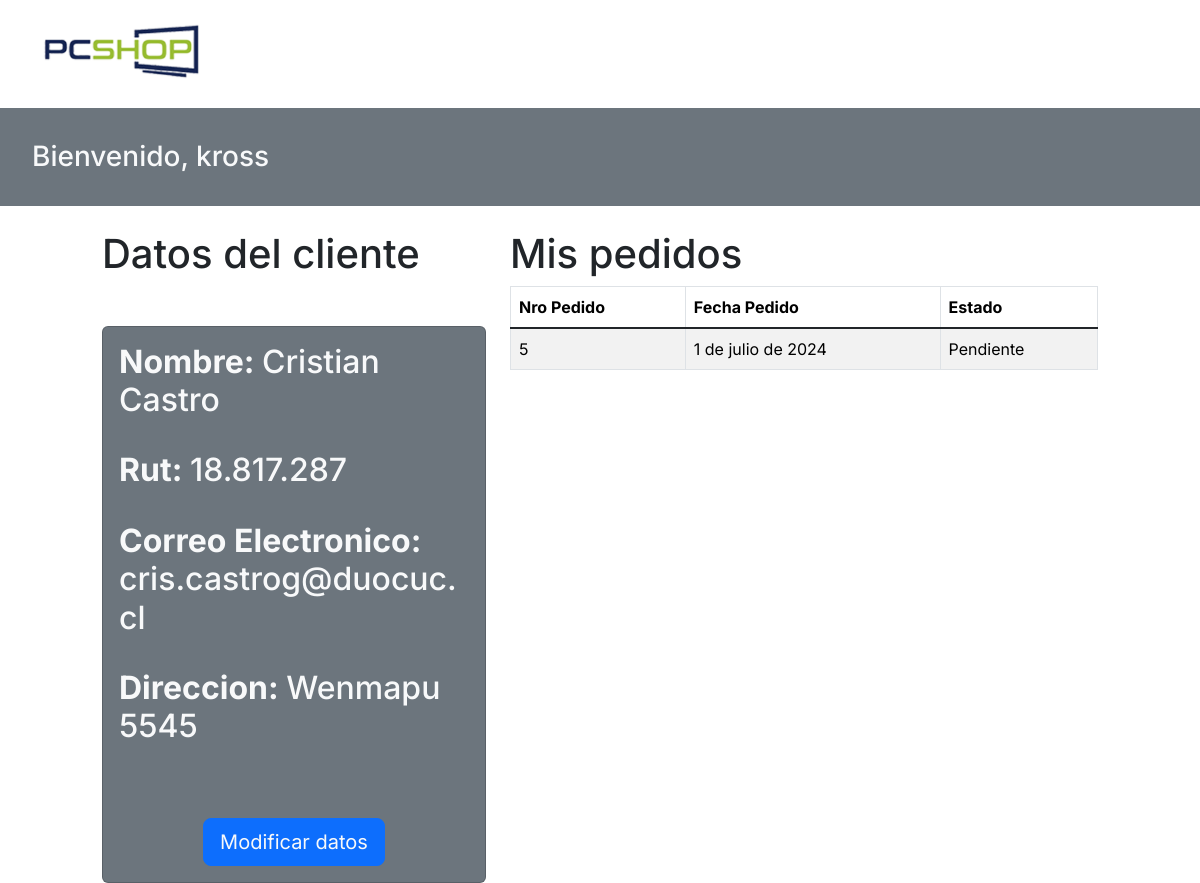
The app's page /perfil/ (signed in) with its own data.
### aplicacion/models.py (models this page shows)
class Cliente(models.Model):
    email=models.EmailField(primary_key=True, verbose_name='E-mail', null=False)
    rut=models.CharField(max_length=10, null = True)
    nombre=models.CharField(max_length=50, null=True)
    direccion=models.CharField(max_length=500, null=True)

class Pedido(models.Model):
    nro_pedido= models.AutoField(primary_key=True,null=False)
    email=models.ForeignKey(Cliente,on_delete=models.PROTECT)
    fecha_pedido = models.DateField(null=False)
    estado_pedido=models.CharField(default="Pendiente", max_length=10, null=False, choices=ESTADO_PEDIDO)
    productos = models.ManyToManyField(ProductoCarro)

### aplicacion/views.py (the view)
# urls.py: path('perfil/',perfil, name='perfil'),
def perfil(request):
    cliente, clienteCreado = Cliente.objects.get_or_create(email = request.user.email)
    pedidos = Pedido.objects.filter(email = cliente.email)
    datos = {
        'pedidos' : pedidos,
        'cliente' : cliente
    }
    return render(request,'aplicacion/perfil_usuario.html', datos)

### aplicacion/templates/aplicacion/perfil_usuario.html (shortened to what this page needs)
{% load static %}
{% load crispy_forms_tags %}
<!DOCTYPE html>
<html lang="es">
<head>
    <link rel="stylesheet" href="{% static "aplicacion/css/bootstrap.css" %}">
    <link rel="stylesheet" href="{% static "aplicacion/css/style.css" %}">
</head>
<body>
    <div class="row m-3">
        <div class="col-5" ><a href="{% url "index" %}"><img src="{% static "aplicacion/img/pcshop_logo.png" %}" alt="" height="76px"></a></div>
      </div>
    <div class="container-fluid bg-secondary p-2">
        <h3 class="m-4 text-light">Bienvenido, {{user.username}}</h3>
    </div>
    <br>
    <div class="row">
        <div class="col-1"></div>
        <div class="col-12 col-lg-4">
          <h1> Datos del cliente </h1>
            {% if cliente.rut == None %}
            <div class="card">
                <div class="card-body p-5">
                    <h2 class="card-title">Cliente sin datos, porfavor completa tu perfil</h2>
                    <div class="mt-3 mb-2 p-2 text-center">
                        <a href="{% url 'modificar_perfil' cliente.email %}" role="button" class="btn btn-secondary btn-lg text-light">Completar perfil</a>
                    </div>
                </div>
            </div>
            {% else %}
            <div class="card mt-5 bg-secondary">
                <div class="card-body">
                    <h2 class="card-text text-light"><span style="font-weight:bold;">Nombre: </span> {{cliente.nombre}}</h2><br>
                    <h2 class="card-text text-light"><span style="font-weight:bold;">Rut: </span>{{cliente.rut}}</h2><br>
                    <h2 class="card-text text-light"><span style="font-weight:bold;">Correo Electronico: </span>{{cliente.email}}</h2><br>
                    <h2 class="card-text text-light"><span style="font-weight:bold;">Direccion: </span>{{cliente.direccion}}</h2><br>
                </div>
                <div class="mt-3 mb-2 p-2 text-center">
                    <a href="{% url 'modificar_perfil' cliente.email %}" role="button" class="btn btn-primary btn-lg text-light">Modificar datos </a>
                </div>
            </div>
            {% endif %}
        </div>
        <div class="col-12 col-lg-6">
          <h1> Mis pedidos </h1>
          <table class="table table-bordered table-striped">
            <thead>
                <tr>
                  <th scope="col">Nro Pedido</th>
                  <th scope="col">Fecha Pedido</th>
                  <th scope="col">Estado</th>
                </tr>
            </thead>
            <tbody class="table-group-divider">
              {% for b in pedidos %}
              <td>{{b.nro_pedido}}</td>
              <td>{{b.fecha_pedido}}</td>
              <td>{{b.estado_pedido}}</td>
              {% endfor %}
            </tbody>
          </table>
        </div>
    </div>
</body>
</html>

### aplicacion/static/aplicacion/css/style.css (style rules this page uses)
body, button { font-family: "Inter", sans-serif; }
:root { --offcanvas-width: 270px; --topNavbarHeight: 56px; }
@media (min-width: 992px) { body { overflow: auto !important; } }
a { color: unset; text-decoration: none; }

### records on screen
Cliente: nombre "Cristian Castro", rut "18.817.287", email "cris.castrog@duocuc.cl", direccion "Wenmapu 5545"
Pedido: nro_pedido "5", fecha_pedido "1 de julio de 2024", estado_pedido "Pendiente"

### other values on screen
{{ user.username }} "kross"
